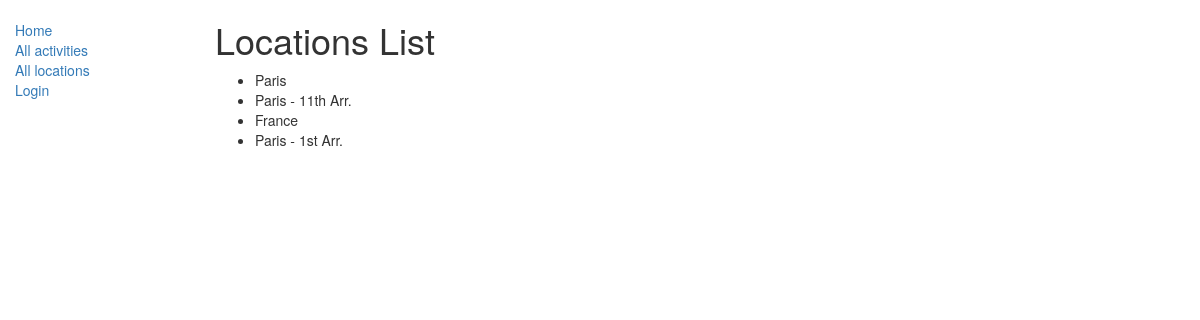
/catalog/locations/, run on the app's committed database.
### catalog/models.py (models this page shows, shortened)
class Location(models.Model):
    location = models.CharField(max_length=200, help_text='Enter a location for this activity.')

### catalog/views.py (the view)
class LocationListView(generic.ListView):
    model = Location

### catalog/templates/catalog/location_list.html
{% extends "base_generic.html" %}
{% block content %}
    <h1>Locations List</h1>
    {% if location_list %}
    <ul>
      {% for location in location_list %}
      <li>
        {{ location.location }}
      </li>
      {% endfor %}
    </ul>
    {% else %}
      <p>There are no locations yet. Can you think of a cool location to add?</p>
    {% endif %}
{% endblock %}

### data on the page
Location: location "Paris"
Location: location "Paris - 11th Arr."
Location: location "France"
Location: location "Paris - 1st Arr."
